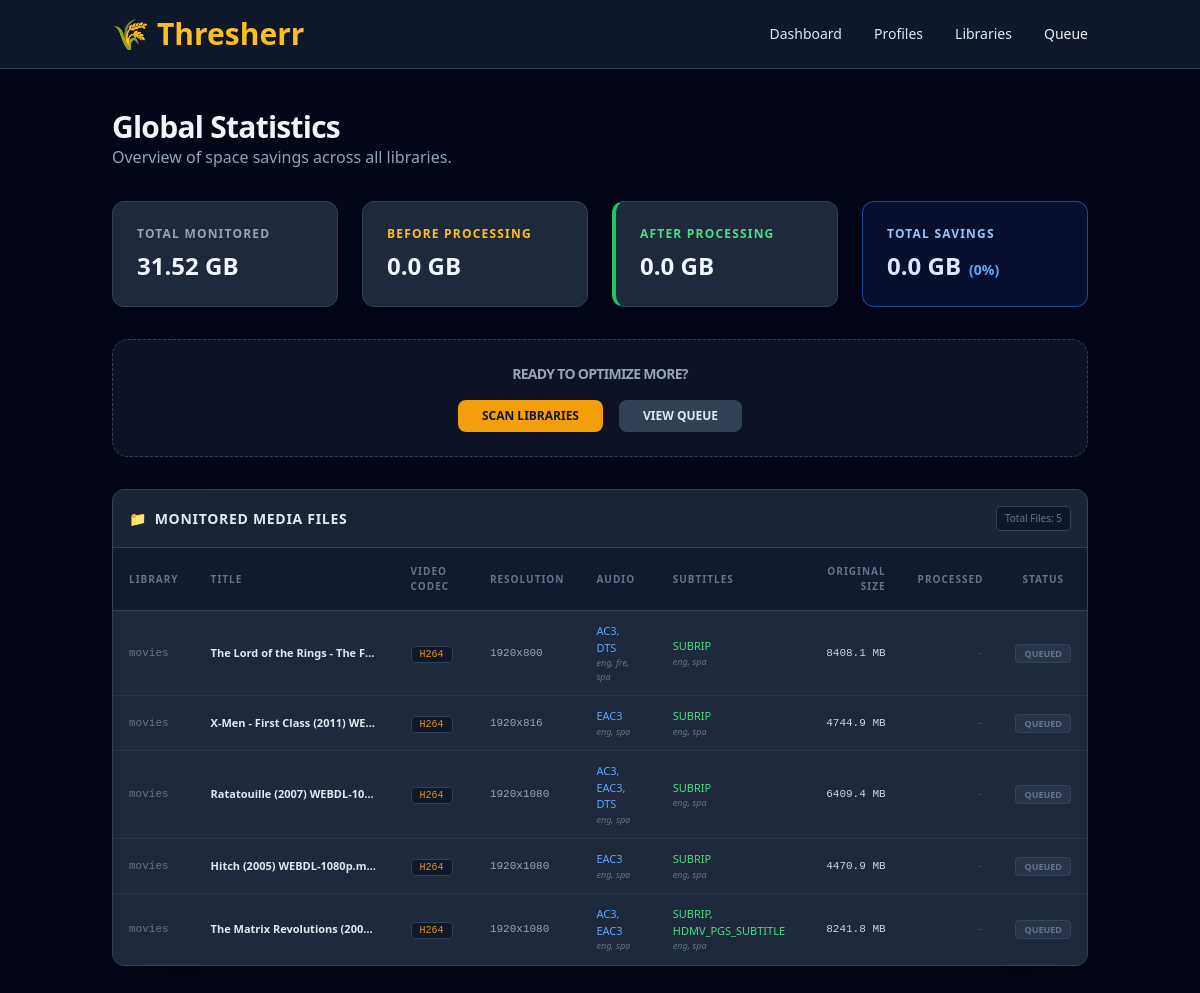
The page / on the database its author committed.
### models.py (models this page shows)
class MediaFile(Base):
    __tablename__ = "media_files"
    id = Column(Integer, primary_key=True, index=True)
    file_name = Column(String)
    full_path = Column(String, unique=True)
    status = Column(String, default="pending")
    video_codec = Column(String, nullable=True)
    resolution = Column(String, nullable=True)
    audio_codec = Column(String, nullable=True)
    audio_languages = Column(String, nullable=True)
    subtitle_codec = Column(String, nullable=True)
    subtitle_languages = Column(String, nullable=True)
    size_original = Column(BigInteger, nullable=True)
    size_final = Column(BigInteger, nullable=True)
    library_id = Column(Integer, ForeignKey("libraries.id"))
    library = relationship("Library")

class Library(Base):
    __tablename__ = "libraries"
    id = Column(Integer, primary_key=True, index=True)
    name = Column(String)
    media_path = Column(String)
    temp_path = Column(String)
    profile_id = Column(Integer, ForeignKey("profiles.id"))
    profile = relationship("Profile", back_populates="libraries")

### main.py (the view)
@app.get("/", response_class=HTMLResponse)
async def dashboard(request: Request, db: Session = Depends(get_db)):
    total_orig = db.query(func.sum(models.MediaFile.size_original)).scalar() or 0
    total_done_orig = db.query(func.sum(models.MediaFile.size_original)).filter(models.MediaFile.status == "completed").scalar() or 0
    total_done_final = db.query(func.sum(models.MediaFile.size_final)).filter(models.MediaFile.status == "completed").scalar() or 0
    savings = total_done_orig - total_done_final
    savings_pct = (savings / total_done_orig * 100) if total_done_orig > 0 else 0
    media_files = db.query(models.MediaFile).order_by(models.MediaFile.id.desc()).all()
    return templates.TemplateResponse(
        request=request,
        name="dashboard.html",
        context={
            "total_gb": round(total_orig / (1024**3), 2),
            "processed_orig_gb": round(total_done_orig / (1024**3), 2),
            "processed_final_gb": round(total_done_final / (1024**3), 2),
            "savings_gb": round(savings / (1024**3), 2),
            "savings_pct": round(savings_pct, 1),
            "media_files": media_files # Verify this variable name matches the template
        }
    )

### templates/dashboard.html
{% extends "base.html" %}
{% block content %}
<div class="mb-8">
    <h1 class="text-3xl font-bold text-slate-100 tracking-tight">Global Statistics</h1>
    <p class="text-slate-400">Overview of space savings across all libraries.</p>
</div>
<div class="grid grid-cols-1 md:grid-cols-2 lg:grid-cols-4 gap-6 mb-8">
    <div class="bg-slate-800 p-6 rounded-xl border border-slate-700 shadow-lg">
        <p class="text-slate-400 text-xs font-bold uppercase tracking-widest">Total Monitored</p>
        <p class="text-2xl font-bold text-slate-100 mt-2">{{ total_gb }} GB</p>
    </div>
    <div class="bg-slate-800 p-6 rounded-xl border border-slate-700 shadow-lg">
        <p class="text-amber-400 text-xs font-bold uppercase tracking-widest">Before Processing</p>
        <p class="text-2xl font-bold text-slate-100 mt-2">{{ processed_orig_gb }} GB</p>
    </div>
    <div class="bg-slate-800 p-6 rounded-xl border border-slate-700 shadow-lg border-l-4 border-l-green-500">
        <p class="text-green-400 text-xs font-bold uppercase tracking-widest">After Processing</p>
        <p class="text-2xl font-bold text-slate-100 mt-2">{{ processed_final_gb }} GB</p>
    </div>
    <div class="bg-blue-900/20 p-6 rounded-xl border border-blue-500/50 shadow-lg">
        <p class="text-blue-300 text-xs font-bold uppercase tracking-widest">Total Savings</p>
        <div class="flex items-baseline gap-2">
            <p class="text-2xl font-bold text-blue-100 mt-2">{{ savings_gb }} GB</p>
            <p class="text-blue-400 text-sm font-bold">({{ savings_pct }}%)</p>
        </div>
    </div>
</div>
<div class="bg-slate-800/40 p-6 rounded-2xl border border-dashed border-slate-700 text-center mb-8">
    <h2 class="text-sm font-semibold text-slate-400 mb-4 uppercase tracking-tighter">Ready to optimize more?</h2>
    <div class="flex justify-center gap-4">
        <a href="/scan" class="bg-amber-500 hover:bg-amber-600 text-slate-900 font-bold py-2 px-6 rounded-lg transition-all transform active:scale-95 text-xs uppercase">
            Scan Libraries
        </a>
        <a href="/queue" class="bg-slate-700 hover:bg-slate-600 text-slate-200 font-bold py-2 px-6 rounded-lg transition-all transform active:scale-95 text-xs uppercase">
            View Queue
        </a>
    </div>
</div>
<div class="bg-slate-800 rounded-xl border border-slate-700 shadow-2xl overflow-hidden">
    <div class="p-4 border-b border-slate-700 bg-slate-900/30 flex justify-between items-center">
        <h2 class="font-bold text-slate-200 text-sm uppercase tracking-wider flex items-center">
            <span class="mr-2">📁</span> Monitored Media Files
        </h2>
        <span class="text-[10px] text-slate-500 bg-slate-900 px-2 py-1 rounded border border-slate-700">
            Total Files: {{ media_files|length }}
        </span>
    </div>
    <div class="overflow-x-auto">
        <table class="w-full text-left border-collapse">
            <thead class="bg-slate-900/80 text-slate-500 uppercase text-[10px] tracking-widest border-b border-slate-700">
                <tr>
                    <th class="px-4 py-4 font-bold">Library</th>
                    <th class="px-4 py-4 font-bold">Title</th>
                    <th class="px-4 py-4 font-bold">Video Codec</th>
                    <th class="px-4 py-4 font-bold">Resolution</th>
                    <th class="px-4 py-4 font-bold">Audio</th>
                    <th class="px-4 py-4 font-bold">Subtitles</th>
                    <th class="px-4 py-4 font-bold text-right">Original Size</th>
                    <th class="px-4 py-4 font-bold text-right">Processed</th>
                    <th class="px-4 py-4 font-bold text-center">Status</th>
                </tr>
            </thead>
            <tbody class="divide-y divide-slate-700/50">
                {% for file in media_files %}
                <tr class="hover:bg-slate-700/20 transition-colors text-[11px]">
                    <td class="px-4 py-3 text-slate-500 font-mono">{{ file.library.name }}</td>
                    <td class="px-4 py-3 font-semibold text-slate-200 truncate max-w-[200px]" title="{{ file.file_name }}">
                        {{ file.file_name }}
                    </td>
                    <td class="px-4 py-3">
                        <span class="bg-slate-900 text-amber-500/90 px-2 py-0.5 rounded border border-slate-700 font-mono text-[10px]">
                            {{ file.video_codec|upper if file.video_codec else '???' }}
                        </span>
                    </td>
                    <td class="px-4 py-3 text-slate-400 font-mono">
                        {{ file.resolution if file.resolution else '---' }}
                    </td>
                    <td class="px-4 py-3">
                        <div class="text-blue-400 font-medium uppercase">{{ file.audio_codec if file.audio_codec else 'None' }}</div>
                        <div class="text-[9px] text-slate-500 italic">{{ file.audio_languages if file.audio_languages else '-' }}</div>
                    </td>
                    <td class="px-4 py-3">
                        <div class="text-green-400 font-medium uppercase">{{ file.subtitle_codec if file.subtitle_codec else 'None' }}</div>
                        <div class="text-[9px] text-slate-500 italic">{{ file.subtitle_languages if file.subtitle_languages else '-' }}</div>
                    </td>
                    <td class="px-4 py-3 text-right text-slate-300 font-mono">
                        {{ (file.size_original / (1024**2))|round(1) if file.size_original else '0' }} MB
                    </td>
                    <td class="px-4 py-3 text-right text-slate-300 font-mono">
                        {% if file.status == 'completed' %}
                            <span class="text-green-400">{{ (file.size_final / (1024**2))|round(1) }} MB</span>
                        {% else %}
                            <span class="text-slate-600">-</span>
                        {% endif %}
                    </td>
                    <td class="px-4 py-3 text-center">
                        {% if file.status == 'completed' %}
                            <span class="px-2 py-0.5 rounded bg-green-900/30 text-green-400 text-[9px] font-bold uppercase border border-green-800/50">Completed</span>
                        {% elif file.status == 'processing' %}
                            <span class="px-2 py-0.5 rounded bg-blue-900/30 text-blue-400 text-[9px] font-bold uppercase border border-blue-800/50 animate-pulse">In Progress</span>
                        {% elif file.status == 'failed' %}
                            <span class="px-2 py-0.5 rounded bg-red-900/30 text-red-400 text-[9px] font-bold uppercase border border-red-800/50">Failed</span>
                        {% else %}
                            <span class="px-2 py-0.5 rounded bg-slate-700/50 text-slate-500 text-[9px] font-bold uppercase border border-slate-600/50">Queued</span>
                        {% endif %}
                    </td>
                </tr>
                {% else %}
                <tr>
                    <td colspan="9" class="px-4 py-12 text-center text-slate-500 italic bg-slate-900/10">
                        No media files found. Make sure you have libraries configured and click "Scan Libraries".
                    </td>
                </tr>
                {% endfor %}
            </tbody>
        </table>
    </div>
</div>
{% endblock %}

### rows shown on the page
MediaFile: library.name "movies", file_name "The Lord of the Rings - The F…", video_codec "H264", resolution "1920x800", audio_codec "AC3, DTS", audio_languages "eng, fre, spa", subtitle_codec "SUBRIP", subtitle_languages "eng, spa", size_original "8408.1", status "QUEUED"
MediaFile: library.name "movies", file_name "X-Men - First Class (2011) WE…", video_codec "H264", resolution "1920x816", audio_codec "EAC3", audio_languages "eng, spa", subtitle_codec "SUBRIP", subtitle_languages "eng, spa", size_original "4744.9", status "QUEUED"
MediaFile: library.name "movies", file_name "Ratatouille (2007) WEBDL-10…", video_codec "H264", resolution "1920x1080", audio_codec "AC3, EAC3, DTS", audio_languages "eng, spa", subtitle_codec "SUBRIP", subtitle_languages "eng, spa", size_original "6409.4", status "QUEUED"
MediaFile: library.name "movies", file_name "Hitch (2005) WEBDL-1080p.mkv", video_codec "H264", resolution "1920x1080", audio_codec "EAC3", audio_languages "eng, spa", subtitle_codec "SUBRIP", subtitle_languages "eng, spa", size_original "4470.9", status "QUEUED"
MediaFile: library.name "movies", file_name "The Matrix Revolutions (200…", video_codec "H264", resolution "1920x1080", audio_codec "AC3, EAC3", audio_languages "eng, spa", subtitle_codec "SUBRIP, HDMV_PGS_SUBTITLE", subtitle_languages "eng, spa", size_original "8241.8", status "QUEUED"

### other values the page prints
{{ total_gb }} "31.52"
{{ processed_orig_gb }} "0.0"
{{ processed_final_gb }} "0.0"
{{ savings_gb }} "0.0"
{{ savings_pct }} "0"
{{ media_files|length }} "5"
